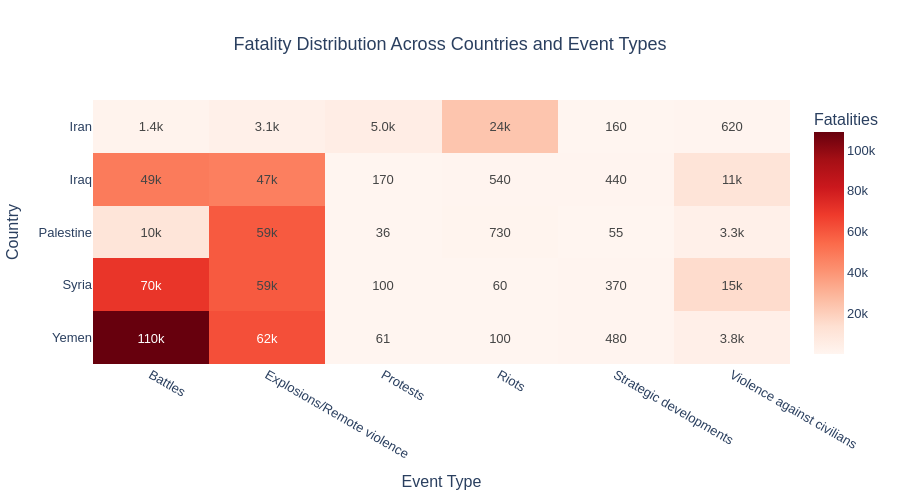

Notebook cell for this chart:
### Markdown cell above
## 5. Heatmap of Fatalities Across Countries and Event Types

A heatmap is used to compare fatalities across countries and event categories simultaneously.

Each row represents a country, while each column represents an event category. The colour intensity indicates the number of fatalities associated with each combination.

**Objective:**
- Identify the most fatal event categories in individual countries.
- Compare event severity across countries.
- Detect differences in the distribution of conflict-related fatalities.

Darker cells represent higher fatality counts.

### Code cell
heatmap_data = country_event.pivot(
    index="COUNTRY",
    columns="EVENT_TYPE",
    values="FATALITIES"
).fillna(0)

fig = px.imshow(
    heatmap_data,
    text_auto=".2s",
    color_continuous_scale="Reds",
    aspect="auto",
    title="Fatality Distribution Across Countries and Event Types",
    labels={
        "x": "Event Type",
        "y": "Country",
        "color": "Fatalities"
    },
    template="plotly_white"
)

fig.update_layout(
    title_x=0.5,
    height=500,
    font=dict(family="Arial", size=13)
)

fig.show()

### Figure 1 — Plotly figure (JSON) as saved in the notebook; plotly's stock layout.template omitted (floating-point values rounded to 4 significant figures)
{"data": [{"coloraxis": "coloraxis", "hovertemplate": "Event Type: %{x}<br>Country: %{y}<br>Fatalities: %{z}<extra></extra>", "name": "0", "texttemplate": "%{z:.2s}", "type": "heatmap", "x": ["Battles", "Explosions/Remote violence", "Protests", "Riots", "Strategic developments", "Violence against civilians"], "xaxis": "x", "y": ["Iran", "Iraq", "Palestine", "Syria", "Yemen"], "yaxis": "y", "z": [[1363, 3115, 5031, 23609, 157, 622], [48619, 47248, 169, 541, 442, 10924], [10355, 59000, 36, 734, 55, 3334], [70422, 58965, 104, 60, 372, 14970], [108826, 62107, 61, 100, 476, 3807]]}], "layout": {"coloraxis": {"autocolorscale": false, "colorbar": {"title": {"text": "Fatalities"}}, "colorscale": [[0, "rgb(255,245,240)"], [0.125, "rgb(254,224,210)"], [0.25, "rgb(252,187,161)"], [0.375, "rgb(252,146,114)"], [0.5, "rgb(251,106,74)"], [0.625, "rgb(239,59,44)"], [0.75, "rgb(203,24,29)"], [0.875, "rgb(165,15,21)"], [1, "rgb(103,0,13)"]]}, "font": {"family": "Arial", "size": 13}, "height": 500, "title": {"text": "Fatality Distribution Across Countries and Event Types", "x": 0.5}, "xaxis": {"anchor": "y", "domain": [0, 1], "title": {"text": "Event Type"}}, "yaxis": {"anchor": "x", "autorange": "reversed", "domain": [0, 1], "title": {"text": "Country"}}}}
